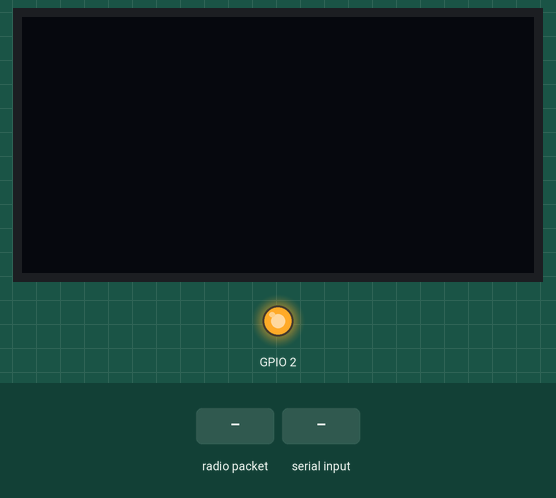
Bench run of a sketch on a simulated ESP32. Parts: 128×64 one-colour display, output pins drawn as LEDs (lit = HIGH). The test bench sets the inputs (shaded band). The display library's start-up logo is not drawn; what the sketch prints to the serial monitor is not drawn.

Above: at 0.1 s.
At 5.6 s:
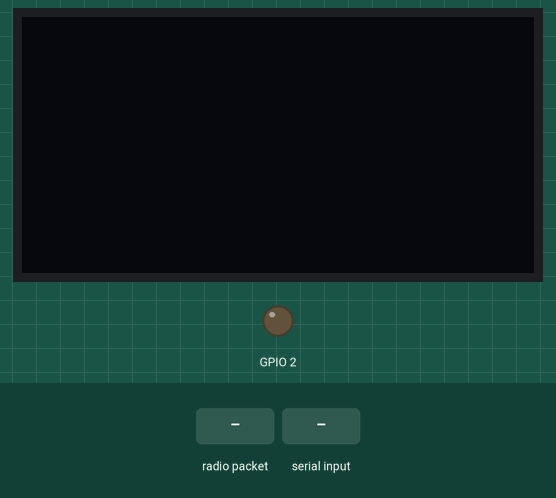
5.7 s: radio packet "1" arrives
7.2 s: "1\n" received over the second serial link
Timing chart, 0 to 10.2 s (numbered marks = the images above; inputs shaded):
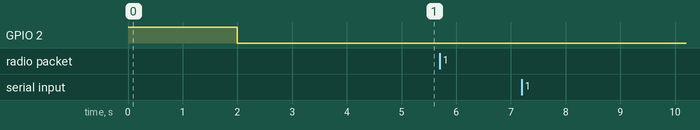

Measured:
- after the input at 5.7 s, every drawn part: stays the same
- after the input at 7.2 s, every drawn part: stays the same

The sketch:

Coordinator-ESP.ino
```cpp
/*

  Coordinator ESP's Code.
  This ESP will recieve ESPNOW data from END Node ESP's and Serially trasnfers it to BLYNK ESP and vise versa.
  MAC Address of this ESP is Provided to ESD Node ESP.

    Developed by  Jay Joshi
    github.com/JayJoshi16

    Modified by Sachin Soni

    Developed for techiesms
    https://www.youtube.com/techiesms

    Modified by STM to work
    load this code onto ESPNOW board

*/

#include <esp_now.h>
#include <WiFi.h>
#include <SimpleTimer.h> //https://github.com/jfturcot/SimpleTimer
#include <ArduinoJson.h> //https://github.com/bblanchon/ArduinoJson
#include <SPI.h>
#include <Wire.h>                     // oled
#include <Adafruit_GFX.h>
#include <Adafruit_SSD1306.h>

// There must be one global SimpleTimer object.
// More SimpleTimer objects can be created and run,
// although there is little point in doing so.
SimpleTimer timer;


uint8_t broadcastAddress[] = {0xFF, 0xFF, 0xFF, 0xFF, 0xFF, 0xFF}; // Universal Broadcast address


StaticJsonDocument<256> doc_from_espnow; // JSON Doc for Receiving data from ESPNOW Devices
StaticJsonDocument<256> doc_to_espnow; // JSON Doc for Transmitting data to ESPNOW Devices

String recv_jsondata;               // recieved JSON string

int temperature = 0;
int humidity = 0;

// Hardware Serial 2
#define RXD2 16
#define TXD2 17

// OLED screen Configurations
#define SCREEN_WIDTH 128
#define SCREEN_HEIGHT 64
#define OLED_RESET -1       // Reset pin # (or -1 if sharing Arduino reset pin)
#define SCREEN_ADDRESS 0x3c ///< See datasheet for Address; 0x3D for 128x64, 0x3C for 128x32
Adafruit_SSD1306 display(SCREEN_WIDTH, SCREEN_HEIGHT, &Wire, OLED_RESET);


// ESPNOW Send Callback Function
void OnDataSent(const uint8_t *mac_addr, esp_now_send_status_t status)
{
  Serial.print("\r\nLast Packet Send Status:\t");
  Serial.println(status == ESP_NOW_SEND_SUCCESS ? "Delivery Success" : "Delivery Fail");
}

//ESPNOW Receive Callback Function
void OnDataRecv(const uint8_t * mac, const uint8_t *incomingData, int len)
{

  char* buff = (char*) incomingData;
  recv_jsondata = String(buff);
  Serial.print("Recieved from ESPNOW: "); Serial.println(recv_jsondata);
  DeserializationError error = deserializeJson(doc_from_espnow, recv_jsondata);
  if (!error) {
    Serial.print("Serilising to Serial2: ");
    Serial.println(recv_jsondata);
    temperature  = doc_from_espnow["v1"];                 // Storing Temperature Data
    humidity  = doc_from_espnow["v2"];                 // Storing Humidity Data
    serializeJson(doc_from_espnow, Serial2);            // Writing Data to Serial2
  }

  else
  {
    Serial.print(F("deserializeJson() failed: "));
    Serial.println(error.f_str());
    return;
  }

}

// Function that Displays tempreature on OLED
void displayText()
{
  display.clearDisplay();
  display.setTextSize(1);
  display.setTextColor(SSD1306_WHITE);
  display.setCursor(2, 10);
  display.print("Temperature :");
  display.println(temperature);
  display.print("Humidity :");
  display.println(humidity);
  display.display();
}

void setup() {

  //ONBOARD LED WILL GLOW IN CASE OF RESET
  pinMode(2, OUTPUT);
  digitalWrite(2, HIGH);
  delay(2000);
  digitalWrite(2, LOW);
  delay(2000);

  // Initialising UART Communication
  Serial.begin(115200);
  Serial2.begin(115200, SERIAL_8N1, RXD2, TXD2);

  // Initialising OLED (I2C) Communication
  if (!display.begin(SSD1306_SWITCHCAPVCC, 0x3C))
  { // Address 0x3D for 128x64
    Serial.println(F("SSD1306 allocation failed"));
    for (;;);
  }
  delay(200);
  display.display();
  display.clearDisplay();
  delay(200);


  WiFi.mode(WIFI_STA);

  // Initialising ESPNOW Communication
  if (esp_now_init() != ESP_OK)
  {
    Serial.println("Error initializing ESP-NOW");
    return;
  }

  // Defining Callback Functions
  esp_now_register_recv_cb(OnDataRecv);
  esp_now_register_send_cb(OnDataSent);

  // Adding Peer Devices
  esp_now_peer_info_t peerInfo;
  memset(&peerInfo, 0, sizeof(peerInfo));
  for (int ii = 0; ii < 6; ++ii )
  {
    peerInfo.peer_addr[ii] = (uint8_t) broadcastAddress[ii];
  }
  peerInfo.channel = 0;
  peerInfo.encrypt = false;

  if (esp_now_add_peer(&peerInfo) != ESP_OK) {
    Serial.println("Failed to add peer");
    return;
  }

  timer.setTimeout(2000, displayText);                  // One Shot Timer to display data on OLED
}

void loop()
{
  if (Serial2.available())
  {
    // Recieving data (JSON) from BLYNK ESP
    String recv_str_jsondata = Serial2.readStringUntil('\n');

    //Serializing JSON
    serializeJson(doc_to_espnow, recv_str_jsondata);
    Serial.println(recv_str_jsondata);

    // Broadcasting data (JSON) via ESP-NOW
    esp_err_t result = esp_now_send(broadcastAddress, (uint8_t *) recv_str_jsondata.c_str(), sizeof(recv_str_jsondata) * recv_str_jsondata.length());

    if (result == ESP_OK)
    {
      Serial.println("Sent with success");
    }
    else
    {
      Serial.println(result);
    }
    delay(20);
  }
}
```
